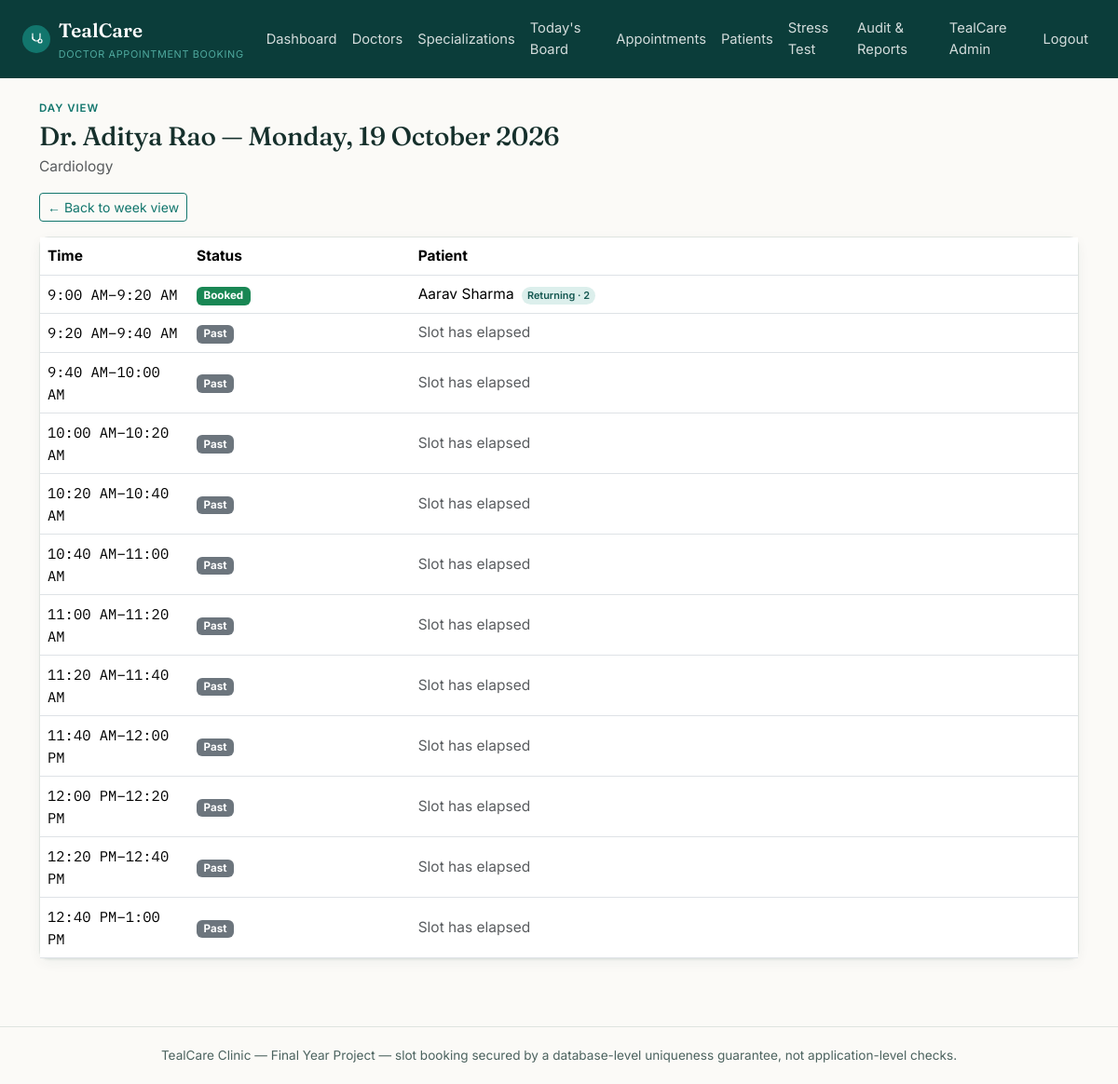
Page /admin/schedule/1/day/2026-10-19 (signed in) on the committed database.
### tables this page shows
CREATE TABLE users (
    id INT AUTO_INCREMENT PRIMARY KEY,
    role ENUM('admin','doctor','patient') NOT NULL,
    name VARCHAR(150) NOT NULL,
    email VARCHAR(190) NOT NULL UNIQUE,
    password_hash VARCHAR(255) NOT NULL,
    phone VARCHAR(20) NULL,
     
    staff_code VARCHAR(20) NULL UNIQUE,
     
     
    status ENUM('active','suspended') NOT NULL DEFAULT 'active',
    reset_token VARCHAR(64) NULL,
    reset_token_expires_at DATETIME NULL,
    created_at TIMESTAMP NOT NULL DEFAULT CURRENT_TIMESTAMP
);

CREATE TABLE doctors (
    id INT AUTO_INCREMENT PRIMARY KEY,
    user_id INT NOT NULL UNIQUE,
    specialization_id INT NOT NULL,
    qualification VARCHAR(150) NOT NULL,
    consultation_fee DECIMAL(10,2) NOT NULL DEFAULT 0,
    default_slot_duration_minutes INT NOT NULL DEFAULT 20,
    bio TEXT NULL,
    status ENUM('active','inactive') NOT NULL DEFAULT 'active',
    created_at TIMESTAMP NOT NULL DEFAULT CURRENT_TIMESTAMP,
    FOREIGN KEY (user_id) REFERENCES users(id) ON DELETE CASCADE,
    FOREIGN KEY (specialization_id) REFERENCES specializations(id)
);

CREATE TABLE appointments (
    id INT AUTO_INCREMENT PRIMARY KEY,
    patient_id INT NOT NULL,
    doctor_id INT NOT NULL,
     
     
    reservation_id INT NULL,
    appointment_date DATE NOT NULL,
    start_time TIME NOT NULL,
    end_time TIME NOT NULL,
    status ENUM('booked','completed','cancelled','no_show') NOT NULL DEFAULT 'booked',
    notes TEXT NULL,
    cancelled_by VARCHAR(20) NULL,
     
     
    is_stress_test TINYINT(1) NOT NULL DEFAULT 0,
    created_at TIMESTAMP NOT NULL DEFAULT CURRENT_TIMESTAMP,
    updated_at TIMESTAMP NOT NULL DEFAULT CURRENT_TIMESTAMP ON UPDATE CURRENT_TIMESTAMP,
    FOREIGN KEY (patient_id) REFERENCES users(id),
    FOREIGN KEY (doctor_id) REFERENCES doctors(id),
    FOREIGN KEY (reservation_id) REFERENCES slot_reservations(id) ON DELETE SET NULL,
    INDEX idx_doctor_date (doctor_id, appointment_date),
    INDEX idx_patient (patient_id)
);

CREATE TABLE specializations (
    id INT AUTO_INCREMENT PRIMARY KEY,
    name VARCHAR(100) NOT NULL UNIQUE,
    description VARCHAR(255) NULL
);

CREATE TABLE doctor_weekly_availability (
    id INT AUTO_INCREMENT PRIMARY KEY,
    doctor_id INT NOT NULL,
    day_of_week TINYINT NOT NULL,
    start_time TIME NOT NULL,
    end_time TIME NOT NULL,
    slot_duration_minutes INT NOT NULL DEFAULT 20,
    created_at TIMESTAMP NOT NULL DEFAULT CURRENT_TIMESTAMP,
    FOREIGN KEY (doctor_id) REFERENCES doctors(id) ON DELETE CASCADE,
    INDEX idx_doctor_dow (doctor_id, day_of_week)
);

### app/views/schedule/day.php (the view, shortened to what the rows shown need)
<p class="eyebrow mb-1">Day view</p>
<h1 class="h3 mb-1"><?= htmlspecialchars($doctor['name'], ENT_QUOTES) ?> &mdash; <?= date('l, j F Y', strtotime($date)) ?></h1>
<p class="text-muted"><?= htmlspecialchars($doctor['specialization_name'], ENT_QUOTES) ?></p>
<a href="<?= Router::url($backUrl) ?>" class="btn btn-sm btn-outline-tc mb-3">&larr; Back to week view</a>
<div class="card card-tc">
    <div class="card-body p-0">
        <?php if ($data['full_day_leave']): ?>
            <div class="p-4 text-center text-muted">On leave all day &mdash; <?= htmlspecialchars($data['full_day_leave'], ENT_QUOTES) ?></div>
        <?php elseif (empty($data['slots']) && empty($data['leave_windows'])): ?>
            <div class="p-4 text-center text-muted">No availability set for this day.</div>
        <?php else: ?>
            <table class="table mb-0 align-middle">
                <thead><tr><th style="width:160px;">Time</th><th>Status</th><th>Patient</th><th></th></tr></thead>
                <tbody>
                <?php foreach ($data['slots'] as $slot): ?>
                    <tr>
                        <td class="mono"><?= date('g:i A', strtotime($slot['start'])) ?>–<?= date('g:i A', strtotime($slot['end'])) ?>
                        </td>
                        <?php if ($slot['status'] === 'booked'): $appt = $slot['appointment']; ?>
                            <td><span class="badge text-bg-success">Booked</span></td>
                            <td>
                                <?= htmlspecialchars($appt['patient_name'], ENT_QUOTES) ?>
                                <?= $appt['is_returning'] ? '<span class="badge-returning ms-1">Returning · ' . (int) $appt['visit_count'] . '</span>' : '<span class="badge-new ms-1">New</span>' ?>
                            </td>
                            <td>
                            </td>
                        <?php elseif ($slot['status'] === 'past'): ?>
                            <td><span class="badge text-bg-secondary">Past</span></td><td colspan="2" class="text-muted">Slot has elapsed</td>
                        <?php else: ?>
                            <td><span class="badge text-bg-light text-dark border">Open</span></td><td colspan="2" class="text-muted">Not yet booked</td>
                        <?php endif; ?>
                    </tr>
                <?php endforeach; ?>
                </tbody>
            </table>
        <?php endif; ?>
    </div>
</div>

### core/Router.php (shortened to what the rows shown need)
<?php
class Router
{
    private array $routes = ['GET' => [], 'POST' => []];
    private static string $basePath = '';
    public static function setBasePath(string $path): void
    {
        self::$basePath = rtrim($path, '/');
    }
    public static function url(string $path = ''): string
    {
        return self::$basePath . $path;
    }
    public function get(string $pattern, array $handler): void
    {
        $this->routes['GET'][$pattern] = $handler;
    }
    public function post(string $pattern, array $handler): void
    {
        $this->routes['POST'][$pattern] = $handler;
    }
    public function dispatch(string $method, string $uri): void
    {
        $path = parse_url($uri, PHP_URL_PATH) ?? '/';
        $path = rtrim($path, '/');
        foreach ($this->routes[$method] ?? [] as $pattern => $handler) {
            $params = $this->match($pattern, $path);
            if ($params !== null) {
                [$controllerClass, $action] = $handler;
                $controller = new $controllerClass();
                call_user_func_array([$controller, $action], $params);
                return;
            }
        }
    }
    private function match(string $pattern, string $path): ?array
    {
        $regex = preg_replace('#\{[a-zA-Z_]+\}#', '([^/]+)', $pattern);
        $regex = rtrim($regex, '/');
        if ($regex === '') {
            $regex = '/';
        }
        if (!preg_match('#^' . $regex . '$#', $path, $matches)) {
            return null;
        }
        array_shift($matches);
        return $matches;
    }
}

### app/views/partials/header.php (shortened to what the rows shown need)
<?php
$currentUser = Auth::user();
?>
<!doctype html>
<html lang="en">
<head>
    <link href="https://cdn.jsdelivr.net/npm/bootstrap@5.3.3/dist/css/bootstrap.min.css" rel="stylesheet">
    <link href="<?= Router::url('/assets/css/style.css') ?>" rel="stylesheet">
</head>
<body>
<nav class="navbar navbar-expand-lg navbar-tc">
    <div class="container-fluid px-3 px-lg-4">
        <a class="navbar-brand" href="<?= Router::url($currentUser ? \App\Controllers\AuthController::roleHome($currentUser['role']) : '/login') ?>">
            <span class="brand-mark">
            </span>
            <span>TealCare<small>Doctor Appointment Booking</small></span>
        </a>
        <div class="collapse navbar-collapse" id="navMain">
            <ul class="navbar-nav ms-auto align-items-lg-center">
                <?php if ($currentUser && $currentUser['role'] === 'admin'): ?>
                    <li class="nav-item"><a class="nav-link" href="<?= Router::url('/admin/dashboard') ?>">Dashboard</a></li>
                    <li class="nav-item"><a class="nav-link" href="<?= Router::url('/admin/doctors') ?>">Doctors</a></li>
                    <li class="nav-item"><a class="nav-link" href="<?= Router::url('/admin/specializations') ?>">Specializations</a></li>
                    <li class="nav-item"><a class="nav-link" href="<?= Router::url('/admin/board') ?>">Today's Board</a></li>
                    <li class="nav-item"><a class="nav-link" href="<?= Router::url('/admin/appointments') ?>">Appointments</a></li>
                    <li class="nav-item"><a class="nav-link" href="<?= Router::url('/admin/patients') ?>">Patients</a></li>
                    <li class="nav-item"><a class="nav-link" href="<?= Router::url('/admin/stress-test') ?>">Stress Test</a></li>
                    <li class="nav-item"><a class="nav-link" href="<?= Router::url('/admin/audit-log') ?>">Audit &amp; Reports</a></li>
                <?php endif; ?>
                <?php if ($currentUser): ?>
                    <li class="nav-item"><a class="nav-link" href="<?= Router::url('/account') ?>"><?= htmlspecialchars($currentUser['name'], ENT_QUOTES) ?></a></li>
                    <li class="nav-item">
                        <form method="post" action="<?= Router::url('/logout') ?>" class="d-inline">
                            <button type="submit" class="btn btn-link nav-link" style="border:0;">Logout</button>
                        </form>
                    </li>
                <?php else: ?>
                    <li class="nav-item"><a class="nav-link" href="<?= Router::url('/login') ?>">Login</a></li>
                    <li class="nav-item"><a class="nav-link" href="<?= Router::url('/register') ?>">Register</a></li>
                <?php endif; ?>
            </ul>
        </div>
    </div>
</nav>
<div class="container py-4">

### rows in the picture
users: name "TealCare Admin"
doctors: user.name "Dr. Aditya Rao", specialization.name "Cardiology"
appointments: appointment_date "Monday, 19 October 2026", start_time "9:00 AM", end_time "9:20 AM", patient.name "Aarav Sharma", visit_count "2"
doctor_weekly_availability: start "12:40 PM", end_time "1:00 PM", shows "Past"

### other values in the picture
date('g:i A', strtotime($slot['start'])) "9:20 AM"
date('g:i A', strtotime($slot['end'])) "9:40 AM"
date('g:i A', strtotime($slot['start'])) "9:40 AM"
date('g:i A', strtotime($slot['end'])) "10:00 AM"
date('g:i A', strtotime($slot['start'])) "10:00 AM"
date('g:i A', strtotime($slot['end'])) "10:20 AM"
date('g:i A', strtotime($slot['start'])) "10:20 AM"
date('g:i A', strtotime($slot['end'])) "10:40 AM"
date('g:i A', strtotime($slot['start'])) "10:40 AM"
date('g:i A', strtotime($slot['end'])) "11:00 AM"
date('g:i A', strtotime($slot['start'])) "11:00 AM"
date('g:i A', strtotime($slot['end'])) "11:20 AM"
date('g:i A', strtotime($slot['start'])) "11:20 AM"
date('g:i A', strtotime($slot['end'])) "11:40 AM"
date('g:i A', strtotime($slot['start'])) "11:40 AM"
